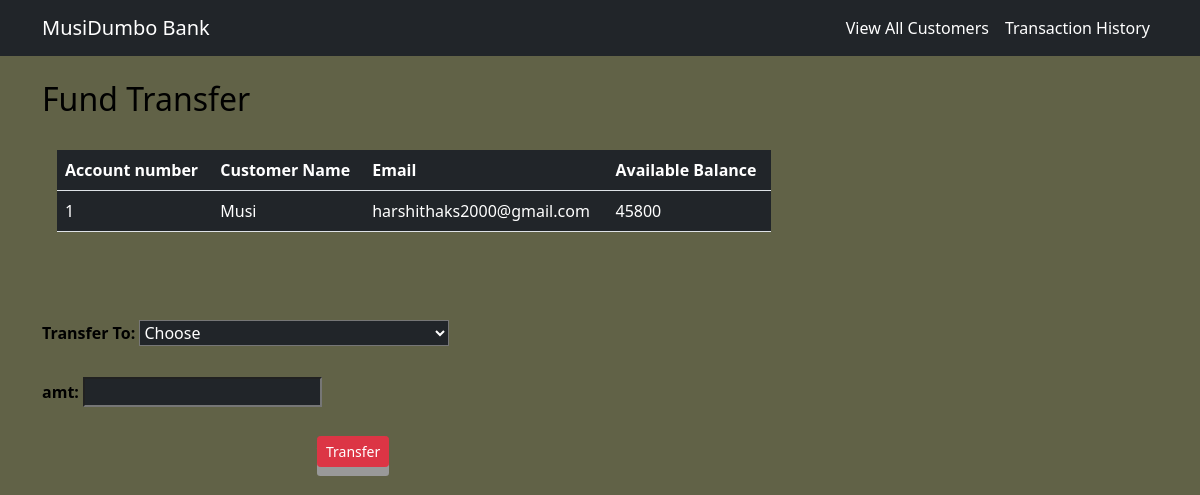
The page /transaction.php?id=1 on the database its author committed.
### tables this page shows
CREATE TABLE `customers` (
  `id` int(3) NOT NULL,
  `name` text NOT NULL,
  `email` varchar(30) NOT NULL,
  `balance` int(50) NOT NULL
);

### transaction.php (the view, shortened to what this page needs)
<!DOCTYPE html>
<html lang="en">
<head>
    <link href="https://cdn.jsdelivr.net/npm/bootstrap@5.1.3/dist/css/bootstrap.min.css" rel="stylesheet">
</head>
<body style="background-color : #616247 ;">
	<div class="container">
        <h2 class="text-left pt-4" style="color : black;">Fund Transfer</h2>
            <?php
                include 'config.php';
                $cust_id=$_GET['id'];
                $sql = "SELECT * FROM  customers where id=$cust_id";
                $result=mysqli_query($conn,$sql);
                $rows=mysqli_fetch_assoc($result);
            ?>
            <form method="post" name="transfer" class="tabletext" ><br>
            <div class="col-md-8">
            <table class="table bg-white">
                <thead class="bg-dark">
                    <tr class="text-white">
                    <th style="border: 2px  black;"class="text-left">Account number</th>
                    <th style="border: 2px  black;"class="text-left">Customer Name</th>
                    <th style="border: 2px  black;"class="text-left">Email</th>
                    <th style="border: 2px  black;"class="text-left">Available Balance</th>
                </tr>
                <tr class="text-white">
                    <td ><?php echo $rows['id'] ?></td>
                    <td ><?php echo $rows['name'] ?></td>
                    <td ><?php echo $rows['email'] ?></td>
                    <td ><?php echo $rows['balance'] ?></td>
                </tr>
            </table>
        </div>
        <br><br><br>
        <label style="color : black;"><b>Transfer To:</b></label>
        <select name="to" class="bg-dark text-white"  required>
            <option class="text-white" value="" disabled selected>Choose</option>
        </select>
        <br>
        <br>
            <label style="color : black;"><b>amt:</b></label>
            <input type="number" class="bg-dark text-white" name="amt" required>
            <br><br>
                <div class="text-left-1" >
            <button class="btn btn-danger btn-sm" name="submit" type="submit" >Transfer</button>
            </div>
        </form>
    </div>
</body>
</html>

### transaction.php (style rules this page uses)
button { padding: 15px 25px; font-size: 24px; text-align: center; cursor: pointer; outline: none; color: red; background-color: #04AA6D; border: none; border-radius: 15px; box-shadow: 0 9px #999; }
.text-left-1 { margin-left: 275px; }

### rows shown on the page
customers: id "1", name "Musi", email "harshithaks2000@gmail.com", balance "45800"
